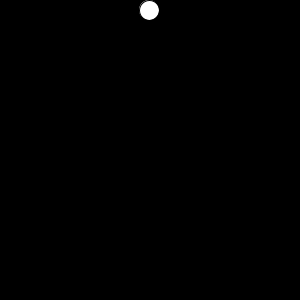
Frame 1 (no input)
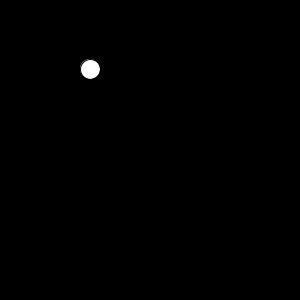
Frame 60 (the mouse pressed at the canvas centre just before this capture)
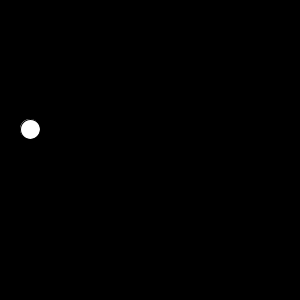
Frame 120 (the mouse held since frame 60 and released just before this capture)

The Processing sketch that drew these frames (run headless with seeded random() and noise(); from frame 60 on, the mouse is pressed at the canvas centre):

// Processing sketch: processing_82384
// ── processing_82384.pde

//Em Fong, CP1 Mods 4-5, Bouncing Ball

Ball Baozi;
void setup()
{
  Baozi = new Ball();
  size (300, 300);
}
void draw ()
{
  background (0);
  Baozi.move();
  Baozi.bounce();
  Baozi.show();
}
class Ball
{
  int x, y;
  boolean up, right;
  Ball()
  {
    x = 150;
    y = 9;
    up = false;
    right = false;
  }
  void move()
  {
    if (right == true)
    {
      x++;
    }
    else if (right !=true)
    {
      x--;
    }
    if (up == true)
    {
      y--;
    }
    else if (up != true)
    {
      y++;
    }
  }
  void bounce ()
  {
    if (x > 291)
    {
      right = false;
    }
    if (x < 9)
    {
      right = true;
    }
    if (y > 291)
    {
      up = true;
    }
    if (y < 9)
    {
      up = false;
    }
  }
  void show()
  {
    fill (255);
    ellipse (x, y, 20, 20);
  }
}
